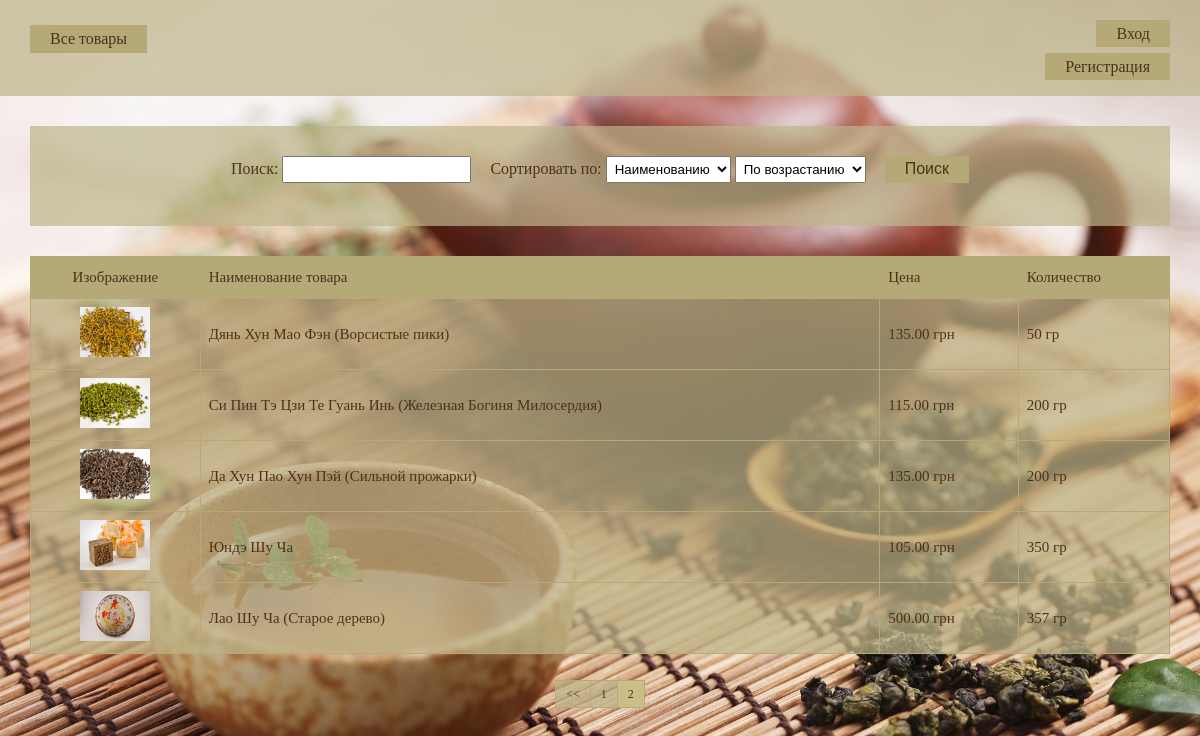
Page /tea/page/2/ on the committed database.
### tea/models.py (models this page shows, shortened)
class Product(models.Model):
    name = models.CharField(max_length=100)
    category = models.ForeignKey(Category, on_delete=models.CASCADE)
    price = models.DecimalField(max_digits=10, decimal_places=2)
    quantity = models.PositiveIntegerField()
    photo = models.ImageField(default='None', upload_to='products_photo/')
    user = models.ForeignKey(User, null=True)

### tea/views.py (the view)
# urls.py: url(r'^page/(?P<page>\d+)/$', ProductsList.as_view(), name='products_list'),
class ProductsList(ListView):
    model = Product
    template_name = 'index.html'
    context_object_name = 'products'
    paginate_by = 5
    def get_queryset(self):
        queryset = super(ProductsList, self).get_queryset()
        search = self.request.GET.get('search')
        sort = self.request.GET.get('sort')
        by = self.request.GET.get('by')
        if search and sort:
            return queryset.filter(Q(name__icontains=search) |
                                   Q(price__icontains=search) |
                                   Q(quantity__icontains=search)
                                   ).order_by(by + sort)
        if search:
            return queryset.filter(Q(name__icontains=search) |
                                   Q(price__icontains=search) |
                                   Q(quantity__icontains=search))
        if sort:
            return queryset.order_by(by + sort)
        return queryset

### templates/index.html (shortened to what this page needs)
{% extends "base.html" %}
{% load staticfiles %}
{% block content %}
    <div class="filter form">
        {% include 'sort_and_search.html' %}
    </div>
    <table class="products">
        <thead>
            <tr>
                <td class="image">Изображение</td>
                <td>Наименование товара</td>
                <td>Цена</td>
                <td>Количество</td>
            </tr>
        </thead>
        <tbody>
            {% if products %}
                {% for product in  products %}
                    <tr class="hover_tr">
                        <td class="image"><img src='{{ product.photo.url }}'></td>
                        <td>
                            <a class="name_product" href="/tea/product/{{product.id}}/">{{product.name}}</a>
                        </td>
                        <td>{{product.price}} грн</td>
                        <td>{{product.quantity}} гр</td>
                    </tr>
                {% endfor %}
            {% endif %}
        </tbody>
    </table>
    {% if is_paginated %}
        <div class="pagination">
            <ul>
                {% if page_obj.has_previous %}
                    <li>
                        <a href="/tea/page/{{ page_obj.previous_page_number }}{% if request.GET.urlencode %}?{{request.GET.urlencode }}{% endif %}">
                            <<
                        </a>
                    </li>
                {% endif %}
                {% for page in page_obj.paginator.page_range %}
                    {% if page_obj.number == page %}
                        <li class="active">
                            <a href="/tea/page/{{ page }}{% if request.GET.urlencode %}?{{request.GET.urlencode }}{% endif %}">
                                {{page}}
                            </a>
                        </li>
                    {% else %}
                        <li>
                            <a href="/tea/page/{{ page }}{% if request.GET.urlencode %}?{{request.GET.urlencode }}{% endif %}">
                                {{page}}
                            </a>
                        </li>
                    {% endif %}
                {% endfor %}
            </ul>
        </div>
    {% endif %}
{% endblock %}

### static/css/style.css (style rules this page uses)
html, body, div, span, a, img, strong, b, u, i, ol, ul, li, form, label, table, tbody, thead, tr, th, td, article, aside, footer, header, menu, nav, h1,h2,h3, p { margin: 0; padding: 0; border: 0; }
html, body { height: 100%; width: 100%; }
table { border-collapse: collapse; border-spacing: 0; }
body { background: url(../images/back.jpg) no-repeat; background-size: cover; background-attachment: fixed; }
.products { background-color: rgba(190, 181, 138, 0.7); color: #4D321B; margin: 30px; width: 95%; font-size: 15px; }
.products thead { background-color: #b4a977; line-height: 25px; }
.products .hover_tr { -moz-transition: background-color 0.3s 0.1s ease; -o-transition: background-color 0.3s 0.1s ease; -webkit-transition: background-color 0.3s 0.1s ease; }
.products td { padding: 8px; border: 1px solid #b4a977; }
.image { text-align: center; }
.image img { width: 70px; height: 50px; }
.name_product { text-decoration: none; color: #4D321B; }
.pagination { text-align: center; margin-top: 20px; margin-bottom: 50px; }
.pagination ul { font-size:0; line-height:0; letter-spacing:-1px; }
.pagination ul li { display: inline-block; letter-spacing: normal; line-height: 20px; font-size: 11.9px; }
.pagination ul li:first-child a { border-left-width: 1px; }
.pagination ul li a { background-color: rgba(190, 181, 138, 0.7); border-color: #b4a977; border-style: solid; border-width: 1px 1px 1px 0; color: #4d321b; padding: 6px 10px; text-decoration: none; -moz-transition: background-color 0.3s 0.1s ease; -o-transition: background-color 0.3s 0.1s ease; -webkit-transition: background-color 0.3s 0.1s ease; }
.pagination ul li a:hover, .pagination ul li a:focus, .pagination ul .active a { background-color: #CABE87; }
.pagination ul .active a { cursor: default; }
.filter { width: 95%; font-size: 16px; }
.form form p, .form { text-align: center; }
.form { margin: 0 auto; margin-top: 30px; background-color: rgba(190, 181, 138, 0.7); padding: 30px 0; color: #4d321b; }

### rows in the picture
Product: photo (picture), name "Дянь Хун Мао Фэн (Ворсистые пики)", price "135.00", quantity "50"
Product: photo (picture), name "Си Пин Тэ Цзи Те Гуань Инь (Железная Богиня Милосердия)", price "115.00", quantity "200"
Product: photo (picture), name "Да Хун Пао Хун Пэй (Сильной прожарки)", price "135.00", quantity "200"
Product: photo (picture), name "Юндэ Шу Ча", price "105.00", quantity "350"
Product: photo (picture), name "Лао Шу Ча (Старое дерево)", price "500.00", quantity "357"

### other values in the picture
{{ page }} "1"
{{ page }} "2"
